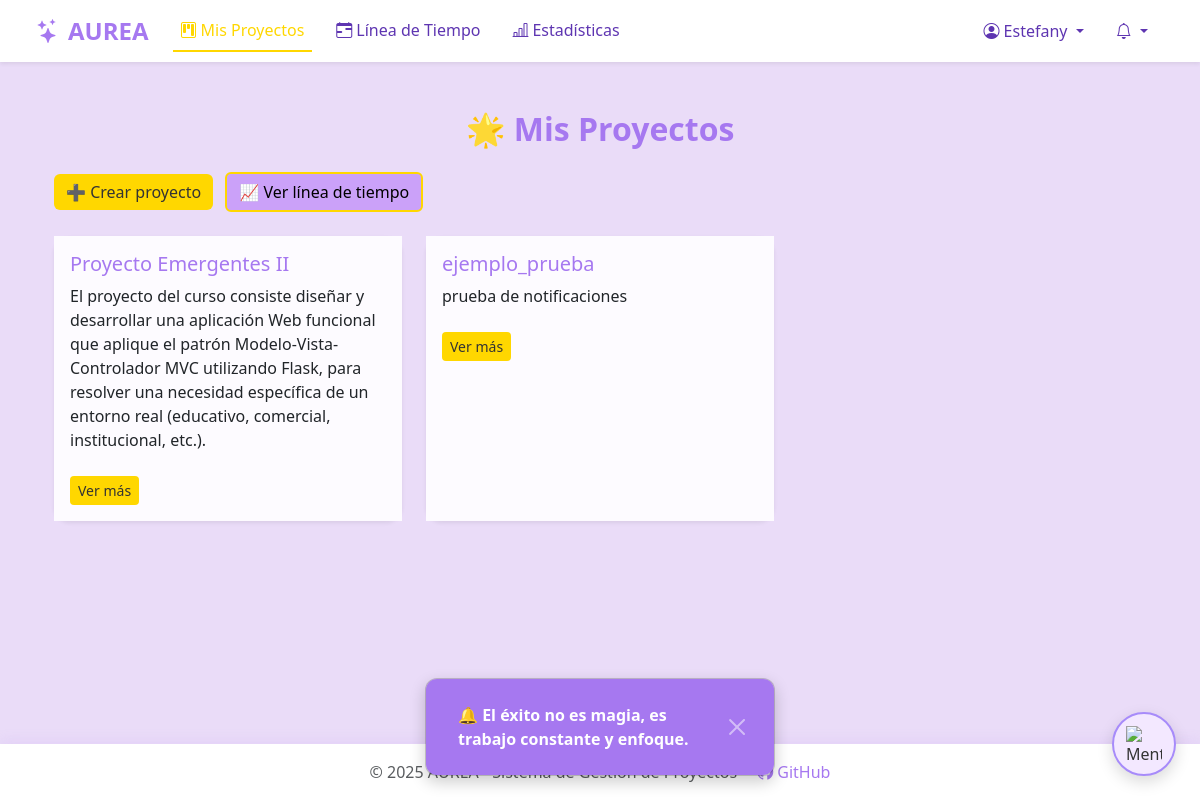
/project/dashboard (signed in), run on the app's committed database.
### app/models.py (models this page shows, shortened)
class Usuario(db.Model, UserMixin):
    __tablename__ = 'usuarios'
    id_usuario = db.Column(db.Integer, primary_key=True)
    nombre = db.Column(db.String(100), nullable=False)
    email = db.Column(db.String(120), unique=True, nullable=False)
    contraseña = db.Column(db.String(200), nullable=False)
    id_rol = db.Column(db.Integer, db.ForeignKey('roles.id_rol'), default=2, nullable=False)
    rol = db.relationship('Rol', backref='usuario')
    colaboraciones = db.relationship('Colaborador', back_populates='usuario', cascade="all, delete-orphan")
    @property
    def id(self):
        return str(self.id_usuario)

class Proyecto(db.Model):
    __tablename__ = 'proyectos'
    id_proyecto = db.Column(db.Integer, primary_key = True)
    nombre = db.Column(db.String(100), nullable = False)
    descripcion = db.Column(db.Text, nullable=True)
    estado = db.Column(db.String(20), nullable=False, default='En progreso') #listo/en proceso/ detenido
    prioridad = db.Column(db.String(10), nullable=False, default='Media') # Alta, media, baja
    fecha_inicio = db.Column(db.Date, nullable=True)
    fecha_fin = db.Column(db.Date, nullable=True)
    progreso = db.Column(db.Integer, nullable=False, default=0)#0-100%
    colaboradores = db.relationship('Colaborador', back_populates='proyecto', cascade="all, delete-orphan")
    id_usuario = db.Column(db.Integer, db.ForeignKey('usuarios.id_usuario'), nullable=False)
    id_categoria = db.Column(db.Integer, db.ForeignKey('categorias.id_categoria'))

### app/project/routes.py (the view)
@project_bp.route('/dashboard')
@login_required
def dashboard():
    if current_user.rol.nombre == 'admin':
        proyectos = Proyecto.query.all()
    else:
        proyectos = Proyecto.query.filter(
            (Proyecto.id_usuario == current_user.id) |
            (Proyecto.colaboradores.any(Colaborador.id_usuario == current_user.id))
        ).all()
    return render_template('project/dashboard.html', proyectos=proyectos)

### app/auth/routes.py (called while the page is built)
@login_manager.user_loader
def load_user(user_id):
    frase = obtener_frase_aleatoria()
    flash(obtener_frase_aleatoria(), 'motivacion')
    print("LOAD USER - user_id recibido:", user_id)
    try:
        return Usuario.query.get(int(user_id))
    except Exception as e:
        print("Error al cargar usuario:", e)
        return None

### app/utils/motivacion.py (called while the page is built)
def obtener_frase_aleatoria():
    return random.choice(FRASES_MOTIVACIONALES)

### app/project/templates/project/dashboard.html
{% extends 'base.html' %}
{% block content %}
<div class="container mt-5">
  <h2 class="aurea-title mb-4">🌟 Mis Proyectos</h2>
  <div class="d-flex justify-content-between align-items-center mb-4">
  <div>
    <a href="{{ url_for('project.crear_proyecto') }}" class="btn btn-aurea me-2">➕ Crear proyecto</a>
    <a href="{{ url_for('project.linea_tiempo') }}" class="btn btn-lila-dorado">📈 Ver línea de tiempo</a>
  </div>
</div>
  <div class="row">
    {% for p in proyectos %}
    <div class="col-md-4 mb-4 fade-in-card">
      <div class="card shadow-sm h-100 border-0" style="border-radius: 16px;">
        <div class="card-body" style="background-color: #FDFBFF;">
          <h5 class="card-title" style="color: #A678F0;">{{ p.nombre }}</h5>
          <p class="card-text">{{ p.descripcion }}</p>
          <a href="{{ url_for('project.ver_proyecto', id=p.id_proyecto) }}" class="btn btn-aurea btn-sm mt-2">Ver más</a>
        </div>
      </div>
    </div>
    {% endfor %}
  </div>
</div>
{% endblock %}

### app/templates/base.html (shortened to what this page needs)
<!DOCTYPE html>
<html lang="es">
<head>
  <link href="https://cdn.jsdelivr.net/npm/bootstrap@5.3.0/dist/css/bootstrap.min.css" rel="stylesheet">
  <link rel="stylesheet" href="https://cdn.jsdelivr.net/npm/bootstrap-icons@1.11.0/font/bootstrap-icons.css">
</head>
<body>
  <nav class="navbar navbar-expand-lg navbar-light bg-white shadow-sm px-4">
    <div class="container-fluid">
      <a class="navbar-brand fs-4 fw-bold" href="{{ url_for('home') }}" style="color: #A678F0;">
        <i class="bi bi-stars me-2"></i>AUREA
      </a>
      <div class="collapse navbar-collapse" id="navbarNav">
        <ul class="navbar-nav me-auto">
          {% if current_user.is_authenticated %}
            <li class="nav-item">
              <a class="nav-link {{ 'active' if request.path == url_for('project.dashboard') }}"
                 href="{{ url_for('project.dashboard') }}">
                <i class="bi bi-kanban me-1"></i>Mis Proyectos
              </a>
            </li>
            <li class="nav-item">
              <a class="nav-link {{ 'active' if request.path == url_for('project.linea_tiempo') }}"
                 href="{{ url_for('project.linea_tiempo') }}">
                <i class="bi bi-calendar-range me-1"></i>Línea de Tiempo
              </a>
            </li>
            <li class="nav-item">
              <a class="nav-link {{ 'active' if request.path == url_for('project.estadisticas') }}"
                href="{{ url_for('project.estadisticas') }}">
                <i class="bi bi-bar-chart-line me-1"></i>Estadísticas
              </a>
            </li>
          {% endif %}
        </ul>
        <ul class="navbar-nav">
          {% if current_user.is_authenticated %}
            <li class="nav-item dropdown">
              <a class="nav-link dropdown-toggle" href="#" id="userDropdown" role="button"
                 data-bs-toggle="dropdown" aria-expanded="false">
                <i class="bi bi-person-circle me-1"></i>{{ current_user.nombre.split(' ')[0] }}
              </a>
            </li>
            <li class="nav-item dropdown position-relative">
  <a class="nav-link dropdown-toggle" href="#" id="navbarNotifications" role="button" data-bs-toggle="dropdown" aria-expanded="false">
    <i class="bi bi-bell"></i>
  </a>
</li>
          {% endif %}
        </ul>
      </div>
    </div>
  </nav>
<div class="container flex-grow-1">
  {% with messages = get_flashed_messages(with_categories=true) %}
    {% if messages %}
      {% for category, message in messages %}
        <div class="position-fixed bottom-0 start-50 translate-middle-x mb-4 z-3">
          <div class="toast align-items-center toast-motivacional show" role="alert" aria-live="assertive" aria-atomic="true">
            <div class="d-flex">
              <div class="toast-body fw-semibold">
                {% if category == 'success' %} ✨ {{ message }}
                {% else %} 🔔 {{ message }}
                {% endif %}
              </div>
              <button type="button" class="btn-close btn-close-white me-2 m-auto" data-bs-dismiss="toast"></button>
            </div>
          </div>
        </div>
      {% endfor %}
    {% endif %}
  {% endwith %}
    {% block content %}{% endblock %}
  </div>
  <footer class="text-center py-3">
    <div class="container">
      <p class="mb-0">
        <span class="text-muted">© 2025 AUREA - Sistema de Gestión de Proyectos</span>
        <a href="#" class="text-decoration-none ms-3" style="color: #A678F0;">
          GitHub
        </a>
      </p>
    </div>
  </footer>
  <link rel="stylesheet" href="https://cdn.jsdelivr.net/npm/bootstrap-icons@1.11.0/font/bootstrap-icons.css">
<div id="mentorBot" onclick="toggleMentorChat()">
  <img src="https://cdn-icons-png.flaticon.com/512/2920/2920230.png" alt="Mentor IA">
</div>
</body>
</html>

### app/templates/base.html (style rules this page uses)
.fade-in-card { animation: fadeInCard 0.8s ease-in-out; }
body { background-color: #EADCF8; font-family: 'Segoe UI', sans-serif; color: #333; min-height: 100vh; display: flex; flex-direction: column; }
.aurea-title { font-weight: bold; text-align: center; color: #A678F0; }
.btn-aurea { background-color: #FFD700; color: #333; font-weight: 500; border: none; transition: all 0.3s ease; }
.btn-lila-dorado { background-color: #CBA1F9; color: #000; border: 2px solid #FFD700; font-weight: 500; transition: all 0.3s ease-in-out; }
.navbar { box-shadow: 0 4px 12px rgba(166, 120, 240, 0.15); }
.nav-link { color: #5E35B1 !important; font-weight: 500; margin: 0 8px; transition: all 0.3s; }
.nav-link.active { color: #FFD700 !important; border-bottom: 2px solid #FFD700; }
#mentorBot { background-color: #A678F0; border-color: #FFD700; }
footer { margin-top: auto; background-color: white; padding: 20px 0; box-shadow: 0 -4px 12px rgba(166, 120, 240, 0.1); }
.toast-motivacional { background-color: #A678F0; color: white; font-weight: 500; font-size: 1rem; padding: 12px 20px; border-radius: 12px; box-shadow: 0 6px 16px rgba(0,0,0,0.2); }
#mentorBot { position: fixed; bottom: 24px; right: 24px; z-index: 9999; background-color: #F3E8FF; border: 2px solid #A78BFA; border-radius: 50%; width: 64px; height: 64px; display: flex; justify-content: center; align-items: center; box-shadow: 0 6px 16px rgba(0, 0, 0, 0.15); cursor: pointer; animation: floatUp 1s ease-out; }
#mentorBot img { width: 36px; height: 36px; }

### data on the page
Usuario: nombre "Estefany"
Proyecto: nombre "Proyecto Emergentes II", descripcion "El proyecto del curso consiste diseñar y desarrollar una aplicación Web funcional que aplique el patrón Modelo-Vista-Controlador MVC utilizando Flask, para resolver una necesidad específica de un entorno real (educativo, comercial, institucional, etc.)."
Proyecto: nombre "ejemplo_prueba", descripcion "prueba de notificaciones"

### other printed values
{{ message }} "El éxito no es magia, es trabajo constante y enfoque."
